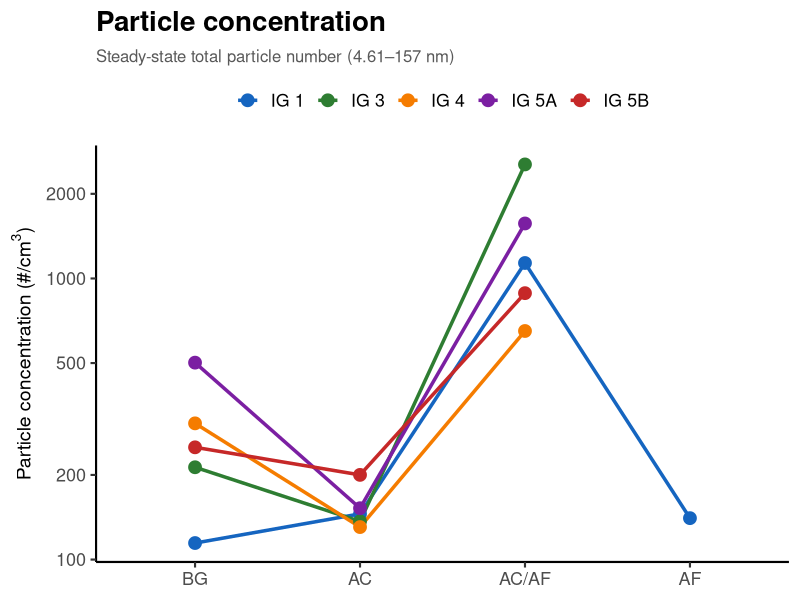

Reproduce this figure in R.


library(readxl)
library(dplyr)
library(ggplot2)

df <- read_excel(
  "Waring_Table3_Phase2_Data.xlsx",
  sheet = "Long_Format"
)

# Set experimental order
df <- df %>%
  mutate(
    Condition = factor(
      Condition,
      levels = c("BG", "AC", "AC/AF", "AF")
    )
  )

# Colors for ion generators
ig_colors <- c(
  "IG 1"  = "#1565C0",
  "IG 3"  = "#2E7D32",
  "IG 4"  = "#F57C00",
  "IG 5A" = "#7B1FA2",
  "IG 5B" = "#C62828"
)





p_pm <- ggplot(
  df %>% filter(!is.na(`PM (#/cm3)`)),
  aes(
    x = Condition,
    y = `PM (#/cm3)`,
    group = `Air Cleaner`,
    color = `Air Cleaner`
  )
) +
  
  geom_line(
    linewidth = 1.2
  ) +
  
  geom_point(
    size = 4
  ) +
  
  scale_y_log10(
    breaks = c(100, 200, 500, 1000, 2000, 3000)
  ) +
  
  scale_color_manual(
    values = ig_colors
  ) +
  
  labs(
    title = "Particle concentration",
    subtitle = "Steady-state total particle number (4.61–157 nm)",
    x = NULL,
    y = expression(
      "Particle concentration (#/cm"^3*")"
    ),
    color = NULL
  ) +
  
  theme_classic(base_size = 16) +
  
  theme(
    plot.title = element_text(
      face = "bold",
      size = 20
    ),
    plot.subtitle = element_text(
      size = 12,
      color = "grey35"
    ),
    axis.text = element_text(
      size = 13
    ),
    axis.title.y = element_text(
      face = "bold",
      size = 14
    ),
    legend.position = "top"
  )

p_pm
